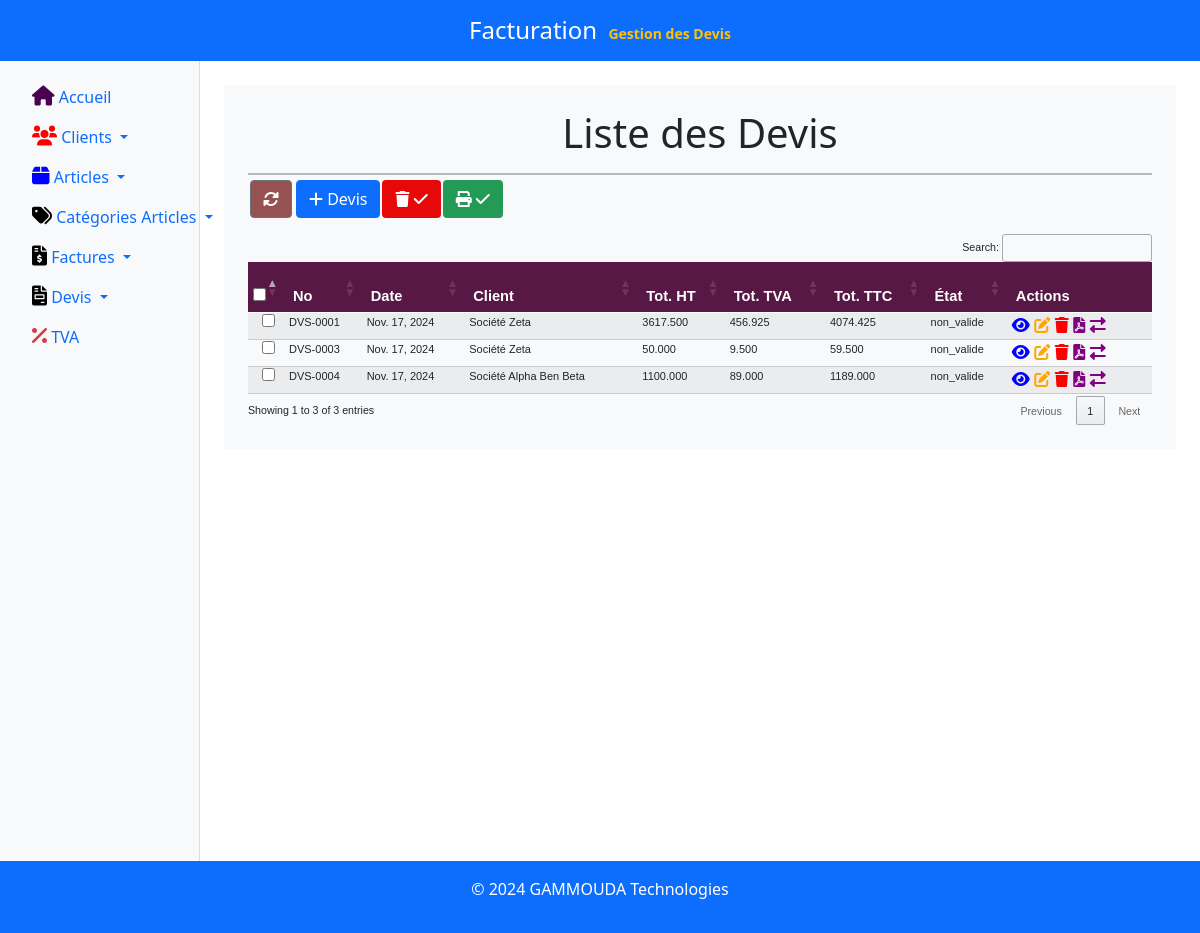
Page /devis/ on the earlier database version.
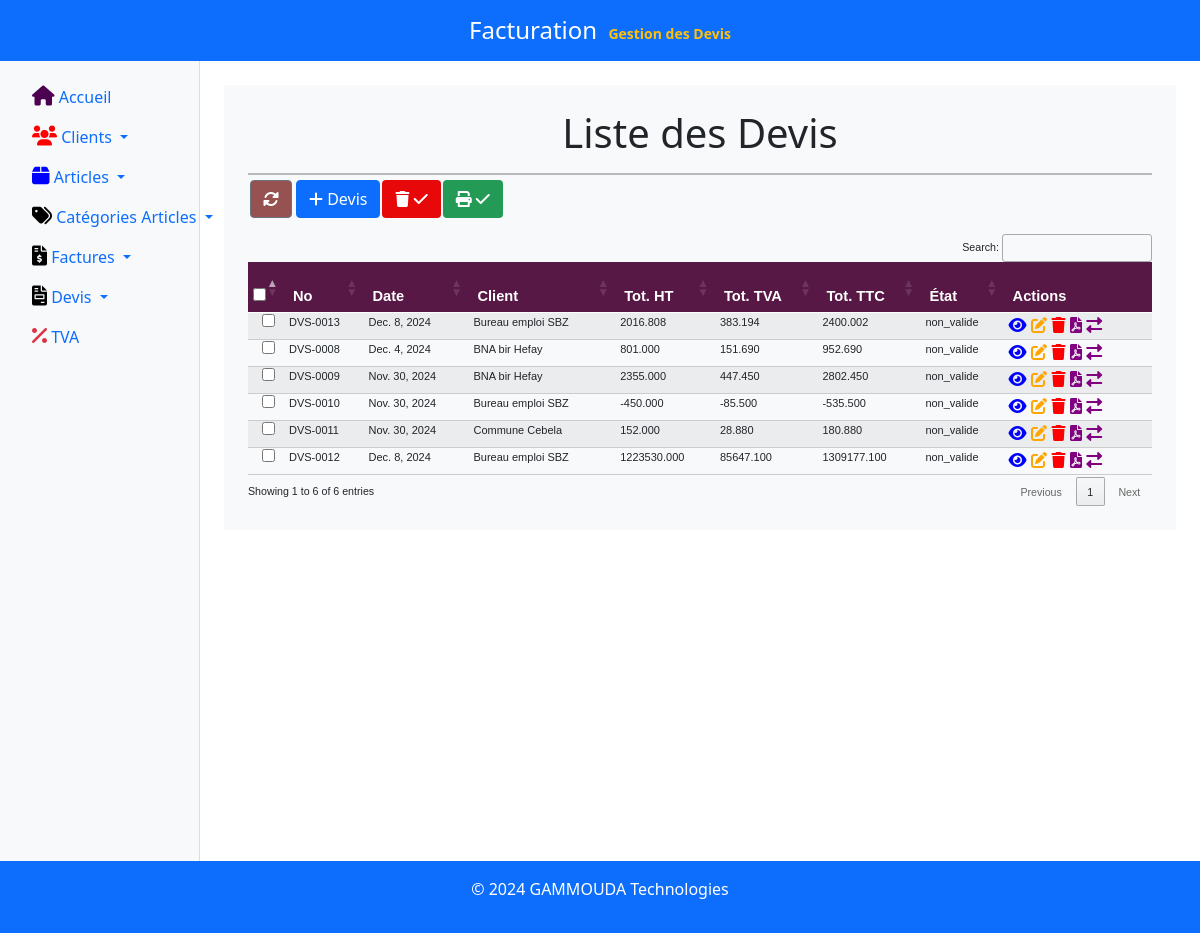
Same page on the later database version.
### devis/models.py (models this page shows, shortened)
class Devis(models.Model):
    id = models.BigAutoField(primary_key=True)  # Explicitly define the primary key
    numero_devis = models.CharField(max_length=100)
    date_devis = models.DateField(default=timezone.now)
    client = models.ForeignKey(Client, on_delete=models.CASCADE)
    total_ht = models.DecimalField(max_digits=10, decimal_places=3, default=0)
    total_tva = models.DecimalField(max_digits=10, decimal_places=3, default=0)
    total_ttc = models.DecimalField(max_digits=10, decimal_places=3, default=0)
    STATUTS = [
        ('non_valide', 'Non Validé'),  # Option 1
        ('valide', 'Validé'),          # Option 2
    ]
    etat = models.CharField(max_length=20, choices=STATUTS, default='non_valide')
    created_at = models.DateTimeField(default=now, editable=False)  # Ajout du champ

### client/models.py (models this page shows, shortened)
class Client(models.Model):
    code_client = models.CharField(max_length=50, unique=True)
    nom = models.CharField(max_length=100)
    adresse = models.CharField(max_length=100, blank=True)
    email = models.EmailField(max_length=100, unique=True)
    telephone = models.CharField(max_length=20, blank=True)  # Non obligatoire
    ville = models.CharField(max_length=20, blank=True)      # Non obligatoire
    compte = models.CharField(max_length=20, blank=True)     # Non obligatoire
    matricule_fiscal = models.CharField(max_length=20, blank=True)  # Non obligatoire
    created_at = models.DateTimeField(auto_now_add=True)       # Champ qui enregistre automatiquement la date de création

### devis/views.py (the view)
# urls.py: path('', views.list_devis, name='list_devis'),  # Path for listing invoices
def list_devis(request):
    devis = Devis.objects.all().order_by("-created_at")  # Fetch all invoices
    module_actif = 'Gestion des Devis'  # Module actif à passer au template
    return render(request, 'devis/list_devis.html', {'devis': devis, 'module_actif': module_actif})

### devis/templates/devis/list_devis.html (shortened to what this page needs)
{% extends 'base.html' %}
{% block content %}
<h1 style="text-align: center; margin-bottom: 5px;">Liste des Devis</h1>
<hr style="border: 1px solid black; width: 100%; margin-bottom: 5px;">
<div style="display: inline-flex; align-items: center; gap: 2px;">
    <a href="{% url 'list_devis' %}" class="btn btn-secondary mb-3 btn-icon" style="margin-left: 2px; background-color: #955251;">
        <i class="fas fa-sync-alt"></i>
    </a>
    <a href="{% url 'create_devis' %}" class="btn btn-primary mb-3 btn-icon" style="margin-left: 2px;">
        <i class="fas fa-plus"></i> Devis
    </a>
    <form id="deleteSelectedForm" method="POST" action="{% url 'delete_deviss' %}" style="display: inline;">
        <button type="submit" class="btn mb-3 btn-icon" style=" background-color: #e70909; color: white;">
            <i class="fas fa-trash"></i> <i class="fa-solid fa-check"></i>
        </button>
    </form>
    <form id="printSelectedForm" method="post" action="{% url 'print_deviss' %}">
        <button type="submit" class="btn mb-3 btn-icon" Style="background-color:#239B56; color: white;">
            <i class="fas fa-print"></i> <i class="fa-solid fa-check"></i>
        </button>
    </form>
</div>
<div class="table-responsive" style="font-size: 8pt; font-family: Verdana, sans-serif;">
    <table id="devisTable" class="table table-striped" style="font-size: 11px; border-collapse: collapse; width: 100%;">
        <thead style="background-color:#581845; color: #FFFFFF; font-size: 11pt; font-weight: bold;">
            <tr>
                <th style="padding: 5px; height: 40px; width: 30px;">
                    <input type="checkbox" id="selectAll" title="Tout sélectionner" />
                </th>
                <th style="padding: 5px; height: 40px;">No</th>
                <th style="padding: 5px; height: 40px;">Date</th>
                <th style="padding: 5px; height: 40px;">Client</th>
                <th style="padding: 5px; height: 40px;">Tot. HT</th>
                <th style="padding: 5px; height: 40px;">Tot. TVA</th>
                <th style="padding: 5px; height: 40px;">Tot. TTC</th>
                <th style="padding: 5px; height: 40px;">État</th>
                <th style="padding: 5px; height: 40px;">Actions</th>
            </tr>
        </thead>
        <tbody>
            {% for devis in devis %}
            <tr style="border-bottom: 1px solid #ccc;">
                <td style="padding: 1px; text-align: center;">
                    <input type="checkbox" name="selected_devis" value="{{ devis.id }}" />
                </td>
                <td style="padding: 1px;">{{ devis.numero_devis }}</td>
                <td style="padding: 1px;">{{ devis.date_devis }}</td>
                <td style="padding: 1px;">{{ devis.client.nom }}</td>
                <td style="padding: 1px;">{{ devis.total_ht }}</td>
                <td style="padding: 1px;">{{ devis.total_tva }}</td>
                <td style="padding: 1px;">{{ devis.total_ttc }}</td>
                <td style="padding: 1px;">{{ devis.etat }}</td>
                <td style="padding: 1px;">
                    <a href="{% url 'afficher_devis' devis.id %}" style="color: blue; text-decoration: none; font-size: 12pt;">
                        <i class="fas fa-eye"></i>
                    </a>
                    <a href="{% url 'modifier_devis' devis.id %}" style="color: orange; text-decoration: none; font-size: 12pt;">
                        <i class="fas fa-edit"></i>
                    </a>
                    <a href="{% url 'delete_devis' devis.id %}" style="color: red; text-decoration: none; font-size: 12pt;">
                        <i class="fas fa-trash"></i>
                    </a>
                    <a href="{% url 'generate_devis_pdf' devis.id %}" style="color: Purple; text-decoration: none; font-size: 12pt;">
                        <i class="fas fa-file-pdf"></i>
                    </a>
                    <a href="{% url 'transferer_devis_en_facture' devis.id %}" style="color: Purple; text-decoration: none; font-size: 12pt;">
                        <i class="fas fa-exchange-alt"></i>
                    </a>
                </td>
            </tr>
            {% empty %}
            <tr>
                <td colspan="8" class="text-center">Aucun devis trouvé.</td>
            </tr>
            {% endfor %}
        </tbody>
    </table>
</div>
{% endblock %}

### templates/base.html (shortened to what this page needs)
{% load static %}
<!DOCTYPE html>
<html lang="en">
<head>
        <link rel="stylesheet" href="https://cdn.jsdelivr.net/npm/bootstrap@5.0.2/dist/css/bootstrap.min.css">
        <link rel="stylesheet" href="https://cdnjs.cloudflare.com/ajax/libs/font-awesome/6.0.0-beta3/css/all.min.css">
        <link rel="stylesheet" href="https://cdn.datatables.net/1.13.6/css/jquery.dataTables.min.css">
        <link rel="stylesheet" href="https://cdn.datatables.net/buttons/2.4.1/css/buttons.dataTables.min.css">
        <link rel="stylesheet" href="https://cdnjs.cloudflare.com/ajax/libs/select2/4.0.13/css/select2.min.css">
</head>
<body>
    <header class="bg-primary text-white p-3 text-center">
        <h1 style="margin: 0; font-size: 24px;">
            Facturation
            <span style="font-size: 14px; color: #ffc107; font-weight: bold; margin-left: 5px;">{{ module_actif }}</span>
        </h1>
    </header>
    <div class="container-fluid">
        <div class="row">
<nav class="col-md-3 col-lg-2 bg-light p-3" style="border-right: 1px solid #ddd; height: 100vh; padding-top: 50px;">                <ul class="nav flex-column">
                    <li class="nav-item">
                        <a class="nav-link active" href="{% url 'list_clients' %}">
                            <i class="fas fa-home" style="font-size: 20px; color: #4B0150;"></i> Accueil
                        </a>
                    </li>
                    <li class="nav-item dropdown">
                        <a class="nav-link dropdown-toggle" href="#" id="clientDropdown" role="button" data-bs-toggle="dropdown" aria-expanded="false">
                            <i class="fas fa-users" style="font-size: 20px; color: red;"></i> Clients
                        </a>
                    </li>
                    <li class="nav-item dropdown">
                        <a class="nav-link dropdown-toggle" href="#" id="articleDropdown" role="button" data-bs-toggle="dropdown" aria-expanded="false">
                            <i class="fas fa-box" style="font-size: 20px; color: blue;"></i> Articles
                        </a>
                    </li>
                    <li class="nav-item dropdown">
                        <a class="nav-link dropdown-toggle" href="#" id="categorieDropdown" role="button" data-bs-toggle="dropdown" aria-expanded="false">
                            <i class="fas fa-tags" style="font-size: 20px; color: black;"></i> Catégories Articles
                        </a>
                    </li>
                    <li class="nav-item dropdown">
                        <a class="nav-link dropdown-toggle" href="#" id="factureDropdown" role="button" data-bs-toggle="dropdown" aria-expanded="false">
                            <i class="fas fa-file-invoice-dollar" style="font-size: 20px; color: black;"></i> Factures
                        </a>
                    </li>
                    <li class="nav-item dropdown">
                        <a class="nav-link dropdown-toggle" href="#" id="devisDropdown" role="button" data-bs-toggle="dropdown" aria-expanded="false">
                            <i class="fas fa-file-invoice" style="font-size: 20px; color: black;"></i> Devis
                        </a>
                    </li>
                    <li class="nav-item">
                        <a class="nav-link" href="{% url 'list_tva' %}">
                            <i class="fas fa-percent" style="font-size: 20px; color: #dc3545;"></i> TVA
                        </a>
                    </li>
                </ul>
</nav>
            <section class="col-md-9 col-lg-10 p-4">
                <article class="bg-light p-4">
                    {% block content %}{% endblock %}
                </article>
            </section>
        </div>
    </div>
    <footer class="bg-primary text-white p-3 text-center">
        <p>&copy; 2024 GAMMOUDA Technologies</p>
    </footer>
    {% load static %}
</body>
</html>

Differences in the rows shown:
removed Devis: numero_devis "DVS-0001", date_devis "Nov. 17, 2024", client.nom "Société Zeta", total_ht "3617.500", total_tva "456.925", total_ttc "4074.425", etat "non_valide"
removed Devis: numero_devis "DVS-0003", date_devis "Nov. 17, 2024", client.nom "Société Zeta", total_ht "50.000", total_tva "9.500", total_ttc "59.500", etat "non_valide"
removed Devis: numero_devis "DVS-0004", date_devis "Nov. 17, 2024", client.nom "Société Alpha Ben Beta", total_ht "1100.000", total_tva "89.000", total_ttc "1189.000", etat "non_valide"
added Devis: numero_devis "DVS-0013", date_devis "Dec. 8, 2024", client.nom "Bureau emploi SBZ", total_ht "2016.808", total_tva "383.194", total_ttc "2400.002", etat "non_valide"
added Devis: numero_devis "DVS-0008", date_devis "Dec. 4, 2024", client.nom "BNA bir Hefay", total_ht "801.000", total_tva "151.690", total_ttc "952.690", etat "non_valide"
added Devis: numero_devis "DVS-0009", date_devis "Nov. 30, 2024", client.nom "BNA bir Hefay", total_ht "2355.000", total_tva "447.450", total_ttc "2802.450", etat "non_valide"
added Devis: numero_devis "DVS-0010", date_devis "Nov. 30, 2024", client.nom "Bureau emploi SBZ", total_ht "-450.000", total_tva "-85.500", total_ttc "-535.500", etat "non_valide"
added Devis: numero_devis "DVS-0011", date_devis "Nov. 30, 2024", client.nom "Commune Cebela", total_ht "152.000", total_tva "28.880", total_ttc "180.880", etat "non_valide"
added Devis: numero_devis "DVS-0012", date_devis "Dec. 8, 2024", client.nom "Bureau emploi SBZ", total_ht "1223530.000", total_tva "85647.100", total_ttc "1309177.100", etat "non_valide"
Other differences:
text written by a page script: "Search: Showing 1 to 3 of 3 entries Previous 1 Next" → "Search: Showing 1 to 6 of 6 entries Previous 1 Next"
